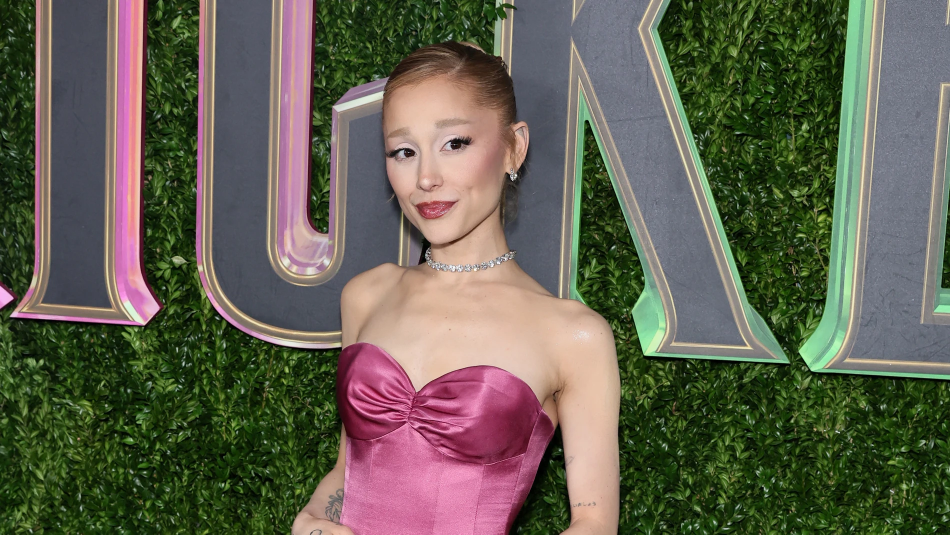
#> input picture test/recognition-models/eigenfaces/wicked_dataset/Ariana_Grande/Ariana_Grande_002.jpg, 1900 x 1069 px (shown at 1/2 size); its folder holds only this picture in this run
$ jupyter execute --allow-errors eigenfaces-test.ipynb
#> lines starting #> are read from the running program, lines starting #| are printed output that depends on the picture
## Faces recognition example using eigenfaces and SVMs

Authors: The scikit-learn developers

SPDX-License-Identifier: BSD-3-Clause

[cell 1]
from time import time

import matplotlib.pyplot as plt
from scipy.stats import loguniform

from sklearn.datasets import fetch_lfw_people
from sklearn.decomposition import PCA
from sklearn.metrics import ConfusionMatrixDisplay, classification_report
from sklearn.model_selection import RandomizedSearchCV, train_test_split
from sklearn.preprocessing import StandardScaler
from sklearn.svm import SVC

import os
import numpy as np
from skimage.io import imread
from skimage.transform import resize
from sklearn.preprocessing import LabelEncoder

[cell 2]
import cv2

def load_images_from_directory(dataset_path, image_size=(250, 250)):
#> called with dataset_path = './wicked_dataset', image_size = (250, 250)
    images = []
    labels = []
    label_encoder = LabelEncoder()  # Para convertir las etiquetas (nombres) en números

    # Recorre cada carpeta (que corresponde a un individuo)
    for person_name in os.listdir(dataset_path):
        person_folder = os.path.join(dataset_path, person_name)

        # Si el directorio no contiene imágenes, lo ignoramos
        if not os.path.isdir(person_folder):
            continue

        # Recorre las imágenes dentro de la carpeta de la persona
        for image_name in os.listdir(person_folder):
            image_path = os.path.join(person_folder, image_name)

            # Carga la imagen
            img = cv2.imread(image_path)
#> img is the input picture: shape (1069, 1900, 3); mean B, G, R 79.9, 96.1, 97.6
            if img is not None:
                # Convierte a escala de grises
                gray_img = cv2.cvtColor(img, cv2.COLOR_BGR2GRAY)
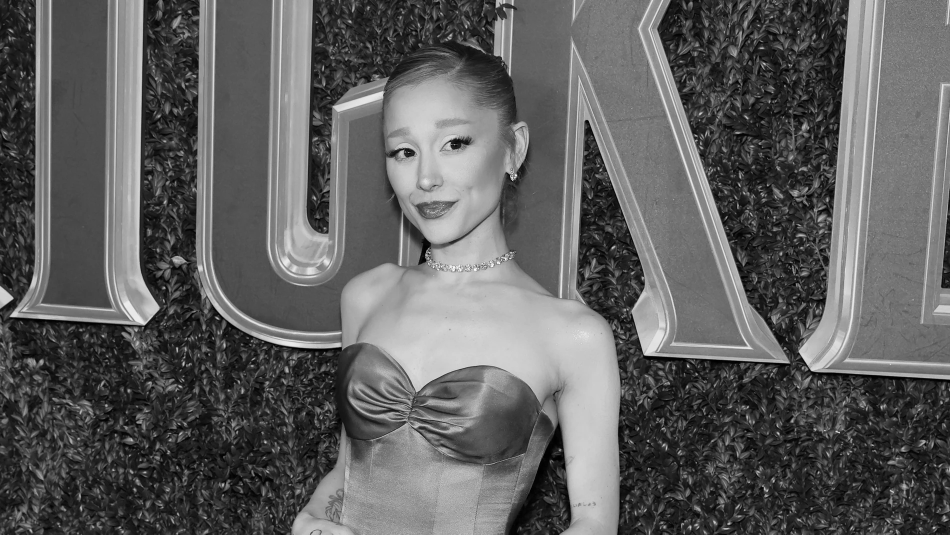
#> gray_img: shape (1069, 1900) (shown at 1/2 size); min 0, max 255, mean 94.7

                # Redimensiona la imagen
                resized_img = cv2.resize(gray_img, image_size)
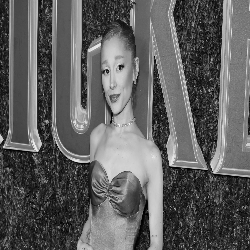
#> resized_img: shape (250, 250); min 0, max 243, mean 94.6

                # Añade la imagen y la etiqueta a las listas
                images.append(resized_img)
                labels.append(person_name)
#> pass 2 of the loop in load_images_from_directory, `for person_name in os.listdir(dataset_path):`:
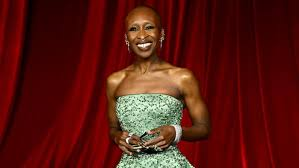
#> input picture test/recognition-models/eigenfaces/wicked_dataset/Cynthia_Erivo/Cynthia_Erivo_003.jpg, 299 x 168 px
#> in load_images_from_directory, img is the input picture: shape (168, 299, 3); mean B, G, R 17.8, 24.4, 90.1
#> in load_images_from_directory, `gray_img = cv2.cvtColor(img, cv2.COLOR_BGR2GRAY)`:
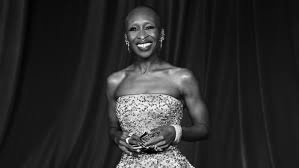
#> gray_img: shape (168, 299); min 1, max 250, mean 43.3
#> in load_images_from_directory, `resized_img = cv2.resize(gray_img, image_size)`:
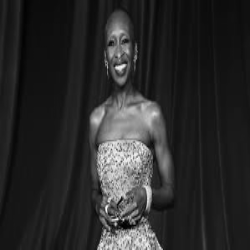
#> resized_img: shape (250, 250); min 1, max 247, mean 43.2

    # Convierte las listas a arrays de NumPy
    images = np.array(images)
    images = images.reshape(images.shape[0], -1)  # Aplana las imágenes en vectores

    # Codifica las etiquetas (nombres de las personas) en números
    labels = label_encoder.fit_transform(labels)

    return images, labels, label_encoder.classes_

# Ruta de tu dataset (ajusta esto según tu estructura de carpetas)
dataset_path = "./wicked_dataset"

# Cargar las imágenes
X, y, target_names = load_images_from_directory(dataset_path)
#> y = [0, 1]

# Verifica las dimensiones del dataset
n_samples, n_features = X.shape
#> n_samples = 2; n_features = 62500
n_classes = len(target_names)
#> n_classes = 2

# Imprimir la información
print("Total dataset size:")
print(f"n_samples: {n_samples}")
#| n_samples: 2
print(f"n_features: {n_features}")
#| n_features: 62500
print(f"n_classes: {n_classes}")
#| n_classes: 2

# Mostrar los nombres de las personas (target_names)
print("Target names:")
print(target_names)
#| ['Ariana_Grande' 'Cynthia_Erivo']

Split into a training set and a test and keep 25% of the data for testing.

[cell 3]
X_train, X_test, y_train, y_test = train_test_split(
    X, y, test_size=0.25, random_state=42
)
#> y_train = [0]; y_test = [1]

scaler = StandardScaler()
X_train = scaler.fit_transform(X_train)
X_test = scaler.transform(X_test)
